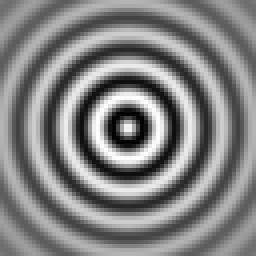
#> input picture dataset/concentric_circles.png, 64 x 64 px (shown 4 times larger); its folder holds 4 pictures in this run
$ python main.py
#> lines starting #> are read from the running program, lines starting #| are printed output that depends on the picture
### src/data_loader.py
"""
Data Loader Module
Loads image collections, converts them to grayscale, normalizes intensities
to [0, 1], and represents them as mathematical matrices A in R^{m x n}.
"""

import os
from typing import List, Tuple, Dict
import numpy as np
from PIL import Image

class ImageCollectionLoader:
    """
    Handles loading, preprocessing, and matrix conversion of image datasets.
    """
    def __init__(self, target_size: Tuple[int, int] = (64, 64)):
        self.target_size = target_size  # (height m, width n)

    def load_image(self, file_path: str) -> np.ndarray:
        """
        Loads a single image, converts to grayscale, resizes, and normalizes to [0, 1].
        Returns matrix A in R^{m x n} with float64 precision.
        """
#> called with file_path = 'dataset/concentric_circles.png'
        img = Image.open(file_path).convert('L')
#> img is the input picture: PIL image 64x64 L; min 0, max 254, mean 130.3
        if img.size != (self.target_size[1], self.target_size[0]):
            img = img.resize((self.target_size[1], self.target_size[0]), Image.Resampling.BILINEAR)
        arr = np.asarray(img, dtype=np.float64) / 255.0
        return arr

    def load_directory(self, dir_path: str) -> Tuple[List[np.ndarray], List[str]]:
        """
        Loads all supported images from a directory.
        Returns:
            matrices: List of 2D numpy arrays A_i in R^{m x n}
            filenames: List of file names
        """
        valid_exts = {'.png', '.jpg', '.jpeg', '.bmp', '.tif', '.tiff'}
        files = sorted([
            f for f in os.listdir(dir_path)
            if os.path.splitext(f)[1].lower() in valid_exts
        ])
        if not files:
            raise FileNotFoundError(f"No valid image files found in {dir_path}")

        matrices = []
        filenames = []
        for f in files:
            full_path = os.path.join(dir_path, f)
            try:
                mat = self.load_image(full_path)
                matrices.append(mat)
                filenames.append(f)
            except Exception as e:
                print(f"Warning: Failed to load {f}: {e}")

        return matrices, filenames

### src/rank_analysis.py
"""
Rank Analysis Module
Performs matrix rank determination, condition number analysis, singular value
spectrum computation, and energy concentration evaluation for image matrices.
"""

from typing import Dict, Any, List
import numpy as np

class RankAnalyzer:
    """
    Analyzes mathematical rank properties of 2D image matrices.
    """
    def __init__(self, tolerance: float = None):
        self.tolerance = tolerance

    def analyze_matrix(self, A: np.ndarray, name: str = "Image") -> Dict[str, Any]:
        """
        Analyzes a single image matrix A in R^{m x n}.
        Computes:
            - Singular values (spectrum)
            - Exact / Numerical rank (using machine precision threshold)
            - Condition number
            - Roy-Vetterli effective rank (spectral entropy)
            - Ranks required for 90%, 95%, 99% energy capture
        """
        m, n = A.shape
        # Compute SVD singular values
        U, S, Vt = np.linalg.svd(A, full_matrices=False)
        sigma_max = S[0] if len(S) > 0 and S[0] > 0 else 1.0

        # Numerical tolerance for rank
        eps = np.finfo(A.dtype).eps
        tol = self.tolerance if self.tolerance is not None else eps * max(m, n) * sigma_max

        numerical_rank = int(np.sum(S > tol))

        # Condition number: sigma_max / sigma_min (for non-zero singular values)
        non_zero_s = S[S > tol]
        cond_num = float(sigma_max / non_zero_s[-1]) if len(non_zero_s) > 0 else np.inf

        # Total energy (Frobenius norm squared = sum of singular values squared)
        energy_spectrum = S**2
        total_energy = np.sum(energy_spectrum)
        cumulative_energy = np.cumsum(energy_spectrum) / (total_energy + 1e-15)

        # Ranks needed for energy thresholds
        k_90 = int(np.searchsorted(cumulative_energy, 0.90) + 1)
        k_95 = int(np.searchsorted(cumulative_energy, 0.95) + 1)
        k_99 = int(np.searchsorted(cumulative_energy, 0.99) + 1)

        # Spectral entropy and effective rank (Roy & Vetterli, 2007)
        p = S / (np.sum(S) + 1e-15)
        p = p[p > 0]
        entropy = -np.sum(p * np.log(p))
        erank = float(np.exp(entropy))

        return {
            "name": name,
            "shape": (m, n),
            "max_possible_rank": min(m, n),
            "numerical_rank": numerical_rank,
            "condition_number": cond_num,
            "effective_rank": erank,
            "k_for_90_energy": min(k_90, min(m, n)),
            "k_for_95_energy": min(k_95, min(m, n)),
            "k_for_99_energy": min(k_99, min(m, n)),
            "singular_values": S,
            "cumulative_energy": cumulative_energy,
            "total_frobenius_norm": float(np.sqrt(total_energy)),
            "tolerance_used": float(tol)
        }

    def analyze_collection(self, matrices: List[np.ndarray], names: List[str]) -> List[Dict[str, Any]]:
        """
        Analyzes a full collection of image matrices.
        """
        results = []
        for mat, name in zip(matrices, names):
            res = self.analyze_matrix(mat, name)
            results.append(res)
#> this loop made 4 passes
#> pass 1, in analyze_matrix, `U, S, Vt = np.linalg.svd(A, full_matrices=False)`:
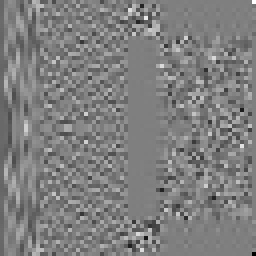
#> U: shape (64, 64) float64 (shown 4 times larger); min -0.69, max 0.69, mean -0.00187; drawn with min black and max white
#> pass 1, in analyze_matrix, `U, S, Vt = np.linalg.svd(A, full_matrices=False)`:
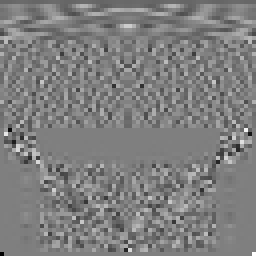
#> Vt: shape (64, 64) float64 (shown 4 times larger); min -0.707, max 0.707, mean -0.00174; drawn with min black and max white
#> pass 2, in analyze_matrix (call 2), `U, S, Vt = np.linalg.svd(A, full_matrices=False)`:
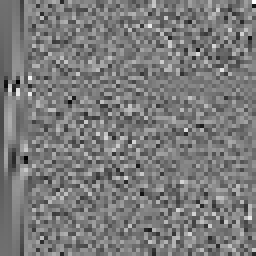
#> U: shape (64, 64) float64 (shown 4 times larger); min -0.52, max 0.554, mean -0.00305; drawn with min black and max white
#> pass 2, in analyze_matrix (call 2), `U, S, Vt = np.linalg.svd(A, full_matrices=False)`:
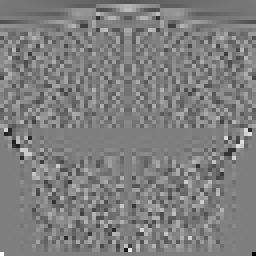
#> Vt: shape (64, 64) float64 (shown 4 times larger); min -0.707, max 0.707, mean -0.00339; drawn with min black and max white
        return results

### src/svd_compression.py
"""
SVD Compression Module
Applies Singular Value Decomposition (SVD) for low-rank image matrix compression.
Demonstrates the Eckart-Young-Mirsky theorem, computes theoretical vs empirical
Frobenius error, and evaluates compression ratios and PSNR.
"""

from typing import Tuple, Dict, Any, List
import numpy as np

class SVDCompressor:
    """
    Implements SVD decomposition and low-rank approximation for 2D image matrices.
    """
    def __init__(self, target_rank: int = 10):
        self.target_rank = target_rank

    def compress_matrix(self, A: np.ndarray, rank_k: int = None) -> Tuple[np.ndarray, Dict[str, Any]]:
        """
        Decomposes A in R^{m x n} via SVD and reconstructs rank-k approximation A_k.

        Mathematical Formulation:
            A = U Sigma V^T = sum_{i=1}^r sigma_i u_i v_i^T
            A_k = sum_{i=1}^k sigma_i u_i v_i^T = U_k Sigma_k V_k^T

        Returns:
            A_k: Low-rank approximated matrix (same dimensions m x n)
            metrics: Dictionary of compression metrics and theorem verifications
        """
        m, n = A.shape
        max_rank = min(m, n)
        k = rank_k if rank_k is not None else self.target_rank
        k = max(1, min(k, max_rank))

        # Perform Full SVD: U in R^{m x m}, S in R^{p}, Vt in R^{n x n}
        U, S, Vt = np.linalg.svd(A, full_matrices=False)

        # Truncation to rank k
        Uk = U[:, :k]
        Sk = S[:k]
        Vtk = Vt[:k, :]

        # Reconstruct rank-k approximation
        Ak = Uk @ np.diag(Sk) @ Vtk
        Ak_clipped = np.clip(Ak, 0.0, 1.0)

        # 1. Eckart-Young-Mirsky Theorem Verification:
        # ||A - A_k||_F = sqrt(sum_{i=k+1}^p sigma_i^2)
        tail_singular_values = S[k:]
        theoretical_frobenius_error = float(np.sqrt(np.sum(tail_singular_values**2)))
        empirical_frobenius_error = float(np.linalg.norm(A - Ak, 'fro'))
        frobenius_error_discrepancy = abs(theoretical_frobenius_error - empirical_frobenius_error)

        # 2. Quality and Compression Metrics
        norm_orig = float(np.linalg.norm(A, 'fro'))
        relative_frobenius_error = empirical_frobenius_error / (norm_orig + 1e-15)

        mse = float(np.mean((A - Ak_clipped)**2))
        psnr = float(10.0 * np.log10(1.0 / (mse + 1e-15))) if mse > 0 else float('inf')

        # Storage Analysis
        uncompressed_values = m * n
        compressed_values = k * (m + n + 1)  # U_k (m*k) + Sigma_k (k) + V_k^T (k*n)
        compression_ratio = compressed_values / uncompressed_values
        space_saving_pct = max(0.0, (1.0 - compression_ratio) * 100.0)

        # Orthogonality checks: U_k^T U_k = I_k and V_k V_k^T = I_k
        u_orthogonality_error = float(np.linalg.norm(Uk.T @ Uk - np.eye(k), 'fro'))
        v_orthogonality_error = float(np.linalg.norm(Vtk @ Vtk.T - np.eye(k), 'fro'))

        metrics = {
            "rank_k": k,
            "max_rank": max_rank,
            "uncompressed_values": uncompressed_values,
            "compressed_values": compressed_values,
            "compression_ratio": compression_ratio,
            "space_saving_pct": space_saving_pct,
            "mse": mse,
            "psnr_db": psnr,
            "relative_frobenius_error": relative_frobenius_error,
            "theoretical_fro_error": theoretical_frobenius_error,
            "empirical_fro_error": empirical_frobenius_error,
            "eckart_young_discrepancy": frobenius_error_discrepancy,
            "u_orthogonality_error": u_orthogonality_error,
            "v_orthogonality_error": v_orthogonality_error,
            "singular_values": S,
            "energy_retained_pct": float(np.sum(Sk**2) / (np.sum(S**2) + 1e-15) * 100.0)
        }

        return Ak_clipped, metrics

    def compress_collection(self, matrices: List[np.ndarray], rank_k: int = None) -> Tuple[List[np.ndarray], List[Dict[str, Any]]]:
        """
        Compresses an entire collection of image matrices.
        Returns:
            reduced_matrices: List of SVD-compressed matrices A_i^{(k)}
            all_metrics: List of metric dicts for each image
        """
#> called with rank_k = 12
        reduced_matrices = []
        all_metrics = []
        for mat in matrices:
            Ak, m = self.compress_matrix(mat, rank_k)
            reduced_matrices.append(Ak)
            all_metrics.append(m)
#> this loop made 4 passes
#> pass 2, in compress_matrix (call 2), `Ak = Uk @ np.diag(Sk) @ Vtk`:
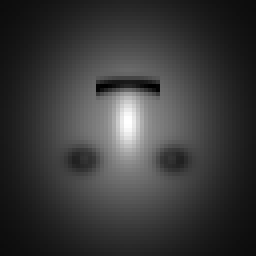
#> Ak: shape (64, 64) float64 (shown 4 times larger); min -0.000605, max 0.996, mean 0.222; drawn with min black and max white
        return reduced_matrices, all_metrics

### src/vector_space.py
"""
Vector-Space Representation Module
Establishes the isomorphism between the matrix vector space M_{m x n}(R) and
the Euclidean vector space R^{mn}. Implements vectorization, inner product
preservation (Frobenius isometry), and ensemble matrix assembly.
"""

from typing import List, Tuple, Dict, Any
import numpy as np

class VectorSpaceTransformer:
    """
    Handles linear vector space operations, vectorization isomorphism,
    and ensemble matrix construction.
    """
    def __init__(self, image_shape: Tuple[int, int] = (64, 64)):
        self.m, self.n = image_shape
        self.dimension = self.m * self.n

    def vectorize(self, A: np.ndarray) -> np.ndarray:
        """
        Vectorization operator: vec: R^{m x n} -> R^{mn}.
        Flattens 2D matrix into a 1D column vector.
        """
        assert A.shape == (self.m, self.n), f"Shape mismatch: {A.shape} vs {(self.m, self.n)}"
        return A.flatten()

    # [7 lines left out: function devectorize, not called in this run]

    def build_ensemble_matrix(self, matrices: List[np.ndarray]) -> np.ndarray:
        """
        Assembles a collection of N images into a data matrix X in R^{D x N},
        where each column is a vectorized image x_i in R^D.
        """
        N = len(matrices)
        X = np.zeros((self.dimension, N), dtype=np.float64)
        for i, A in enumerate(matrices):
            X[:, i] = self.vectorize(A)
        return X

    def verify_isomorphism(self, A: np.ndarray, B: np.ndarray, alpha: float = 2.5, beta: float = -1.2) -> Dict[str, Any]:
        """
        Verifies vector space axioms and Frobenius inner product isometry:
            1. Linearity: vec(alpha*A + beta*B) == alpha*vec(A) + beta*vec(B)
            2. Isometry: <vec(A), vec(B)>_2 == <A, B>_Frobenius = Tr(A^T B)
            3. Norm preservation: ||vec(A)||_2 == ||A||_Frobenius
        """
#> called with alpha = 2.5, beta = -1.2
        vec_A = self.vectorize(A)
#> vec_A = 4096 values, max 0.996 at index 1565, min 0 at index 1822, mean 0.511
#> (the rest of the program and of its run is left out)
